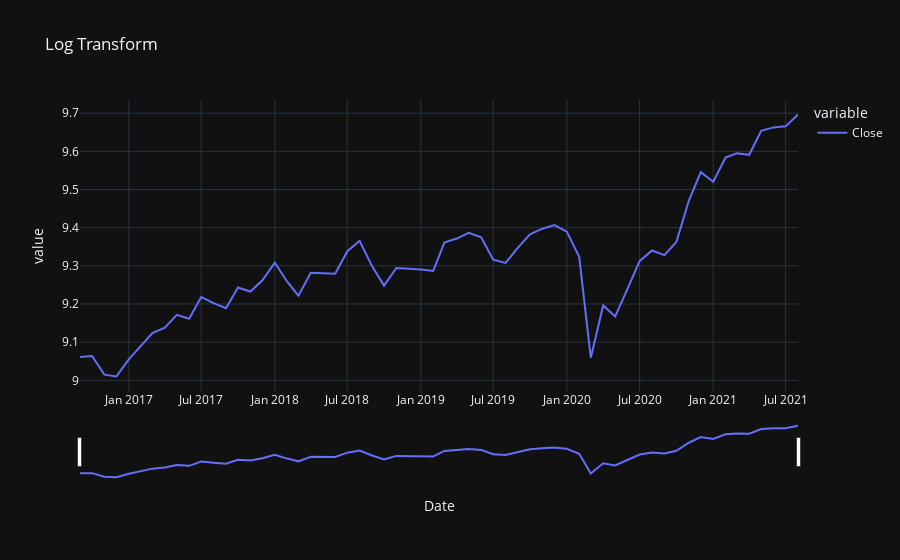

The notebook cell saved with this chart:
### Markdown cell above
## Estimating and Eliminating Trend

### Code cell
data_log = np.log(data)  # log transformation
fig = px.line(data_log, title="Log Transform")
fig.update_xaxes(rangeslider_visible=True)
fig.show()
